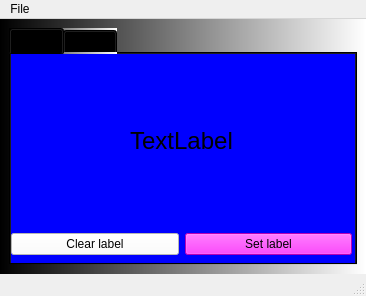
<?xml version="1.0" encoding="UTF-8"?>
<ui version="4.0">
 <class>MainWindow</class>
 <widget class="QMainWindow" name="MainWindow">
  <property name="geometry">
   <rect>
    <x>0</x>
    <y>0</y>
    <width>366</width>
    <height>296</height>
   </rect>
  </property>
  <property name="windowTitle">
   <string>MainWindow</string>
  </property>
  <widget class="QWidget" name="centralwidget">
   <property name="styleSheet">
    <string notr="true">background-color: qlineargradient(spread:pad, x1:0, y1:0, x2:1, y2:0, stop:0 rgba(0, 0, 0, 255), stop:1 rgba(255, 255, 255, 255));</string>
   </property>
   <layout class="QVBoxLayout" name="verticalLayout">
    <item>
     <widget class="QTabWidget" name="tabWidget">
      <property name="currentIndex">
       <number>0</number>
      </property>
      <widget class="QWidget" name="tab">
       <property name="styleSheet">
        <string notr="true">QWidget{
background-color: rgb(0, 0, 255);
}

QPushButton{
background-color: rgb(255, 255, 255);
}

QPushButton#pushButton_set_label{
background-color: rgb(255, 0, 255);
}
</string>
       </property>
       <attribute name="title">
        <string>Tab 1</string>
       </attribute>
       <widget class="QWidget" name="verticalLayoutWidget">
        <property name="geometry">
         <rect>
          <x>0</x>
          <y>0</y>
          <width>341</width>
          <height>201</height>
         </rect>
        </property>
        <layout class="QVBoxLayout" name="verticalLayout_2">
         <item>
          <widget class="QLabel" name="label">
           <property name="font">
            <font>
             <pointsize>18</pointsize>
            </font>
           </property>
           <property name="text">
            <string>TextLabel</string>
           </property>
           <property name="alignment">
            <set>Qt::AlignCenter</set>
           </property>
          </widget>
         </item>
         <item>
          <layout class="QHBoxLayout" name="horizontalLayout">
           <item>
            <widget class="QPushButton" name="pushButton_clear">
             <property name="text">
              <string>Clear label</string>
             </property>
            </widget>
           </item>
           <item>
            <widget class="QPushButton" name="pushButton_set_label">
             <property name="text">
              <string>Set label</string>
             </property>
            </widget>
           </item>
          </layout>
         </item>
        </layout>
       </widget>
      </widget>
      <widget class="QWidget" name="tab_2">
       <property name="autoFillBackground">
        <bool>false</bool>
       </property>
       <attribute name="title">
        <string>Tab 2</string>
       </attribute>
      </widget>
     </widget>
    </item>
   </layout>
  </widget>
  <widget class="QMenuBar" name="menubar">
   <property name="geometry">
    <rect>
     <x>0</x>
     <y>0</y>
     <width>366</width>
     <height>21</height>
    </rect>
   </property>
   <widget class="QMenu" name="menuFile">
    <property name="title">
     <string>File</string>
    </property>
    <addaction name="actionNew"/>
    <addaction name="separator"/>
    <addaction name="actionExit"/>
   </widget>
   <addaction name="menuFile"/>
  </widget>
  <widget class="QStatusBar" name="statusbar">
   <property name="statusTip">
    <string>Text displayed</string>
   </property>
  </widget>
  <action name="actionNew">
   <property name="icon">
    <iconset>
     <normaloff>../icons/new_icon.png</normaloff>../icons/new_icon.png</iconset>
   </property>
   <property name="text">
    <string>New</string>
   </property>
   <property name="statusTip">
    <string>New File</string>
   </property>
  </action>
  <action name="actionExit">
   <property name="icon">
    <iconset>
     <normaloff>../icons/exit_icon.png</normaloff>../icons/exit_icon.png</iconset>
   </property>
   <property name="text">
    <string>Exit</string>
   </property>
  </action>
 </widget>
 <resources/>
 <connections>
  <connection>
   <sender>pushButton_clear</sender>
   <signal>clicked()</signal>
   <receiver>label</receiver>
   <slot>clear()</slot>
   <hints>
    <hint type="sourcelabel">
     <x>112</x>
     <y>200</y>
    </hint>
    <hint type="destinationlabel">
     <x>178</x>
     <y>100</y>
    </hint>
   </hints>
  </connection>
  <connection>
   <sender>pushButton_set_label</sender>
   <signal>clicked()</signal>
   <receiver>label</receiver>
   <slot>update()</slot>
   <hints>
    <hint type="sourcelabel">
     <x>243</x>
     <y>202</y>
    </hint>
    <hint type="destinationlabel">
     <x>224</x>
     <y>129</y>
    </hint>
   </hints>
  </connection>
 </connections>
</ui>
